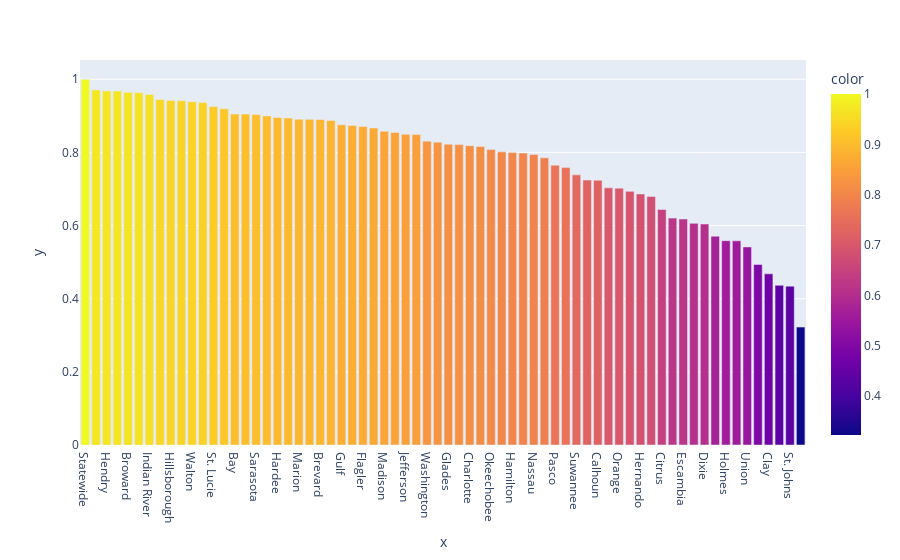

Notebook source saved alongside this figure:
### Code cell
fig_bar = px.bar(y= statewide_correlations, 
                 x=statewide_correlations.index,
                 color=statewide_correlations)
fig_bar.show()

### Figure 1 — Plotly figure (JSON) as saved in the notebook; plotly's stock layout.template omitted (floating-point values rounded to 4 significant figures)
{"data": [{"alignmentgroup": "True", "hovertemplate": "x=%{x}<br>y=%{y}<br>color=%{marker.color}<extra></extra>", "legendgroup": "", "marker": {"color": [1, 0.9709, 0.9681, 0.9678, 0.9642, 0.963, 0.9583, 0.9448, 0.942, 0.9414, 0.9386, 0.9361, 0.9252, 0.9193, 0.9049, 0.9047, 0.9033, 0.8998, 0.8957, 0.894, 0.8909, 0.8905, 0.8899, 0.8875, 0.8754, 0.8737, 0.8706, 0.8667, 0.8577, 0.8544, 0.8493, 0.8488, 0.8307, 0.8279, 0.8223, 0.8214, 0.8184, 0.8159, 0.8078, 0.8015, 0.7994, 0.7982, 0.7945, 0.785, 0.765, 0.7584, 0.7386, 0.7244, 0.7237, 0.7031, 0.7023, 0.6935, 0.6865, 0.6795, 0.6439, 0.6204, 0.618, 0.6061, 0.6042, 0.5708, 0.5587, 0.5582, 0.5415, 0.4936, 0.4679, 0.4366, 0.4343, 0.3224], "coloraxis": "coloraxis", "pattern": {"shape": ""}}, "name": "", "offsetgroup": "", "orientation": "v", "showlegend": false, "textposition": "auto", "type": "bar", "x": ["Statewide", "Lee", "Hendry", "Palm Beach", "Broward", "Polk", "Indian River", "Lake", "Hillsborough", "Manatee", "Walton", "Gadsden", "St. Lucie", "Miami-Dade", "Bay", "Volusia", "Sarasota", "Highlands", "Hardee", "Monroe", "Marion", "Osceola", "Brevard", "Putnam", "Gulf", "Columbia", "Flagler", "Leon", "Madison", "Sumter", "Jefferson", "Martin", "Washington", "Levy", "Glades", "Desoto", "Charlotte", "Pinellas", "Okeechobee", "Jackson", "Hamilton", "Bradford", "Nassau", "Collier", "Pasco", "Taylor", "Suwannee", "Franklin", "Calhoun", "Baker", "Orange", "Gilchrist", "Hernando", "Santa Rosa", "Citrus", "Liberty", "Escambia", "Seminole", "Dixie", "Wakulla", "Holmes", "Lafayette", "Union", "Duval", "Clay", "Alachua", "St. Johns", "Okaloosa"], "xaxis": "x", "y": [1, 0.9709, 0.9681, 0.9678, 0.9642, 0.963, 0.9583, 0.9448, 0.942, 0.9414, 0.9386, 0.9361, 0.9252, 0.9193, 0.9049, 0.9047, 0.9033, 0.8998, 0.8957, 0.894, 0.8909, 0.8905, 0.8899, 0.8875, 0.8754, 0.8737, 0.8706, 0.8667, 0.8577, 0.8544, 0.8493, 0.8488, 0.8307, 0.8279, 0.8223, 0.8214, 0.8184, 0.8159, 0.8078, 0.8015, 0.7994, 0.7982, 0.7945, 0.785, 0.765, 0.7584, 0.7386, 0.7244, 0.7237, 0.7031, 0.7023, 0.6935, 0.6865, 0.6795, 0.6439, 0.6204, 0.618, 0.6061, 0.6042, 0.5708, 0.5587, 0.5582, 0.5415, 0.4936, 0.4679, 0.4366, 0.4343, 0.3224], "yaxis": "y"}], "layout": {"barmode": "relative", "coloraxis": {"colorbar": {"title": {"text": "color"}}, "colorscale": [[0, "#0d0887"], [0.1111, "#46039f"], [0.2222, "#7201a8"], [0.3333, "#9c179e"], [0.4444, "#bd3786"], [0.5556, "#d8576b"], [0.6667, "#ed7953"], [0.7778, "#fb9f3a"], [0.8889, "#fdca26"], [1, "#f0f921"]]}, "legend": {"tracegroupgap": 0}, "margin": {"t": 60}, "xaxis": {"anchor": "y", "domain": [0, 1], "title": {"text": "x"}}, "yaxis": {"anchor": "x", "domain": [0, 1], "title": {"text": "y"}}}}
